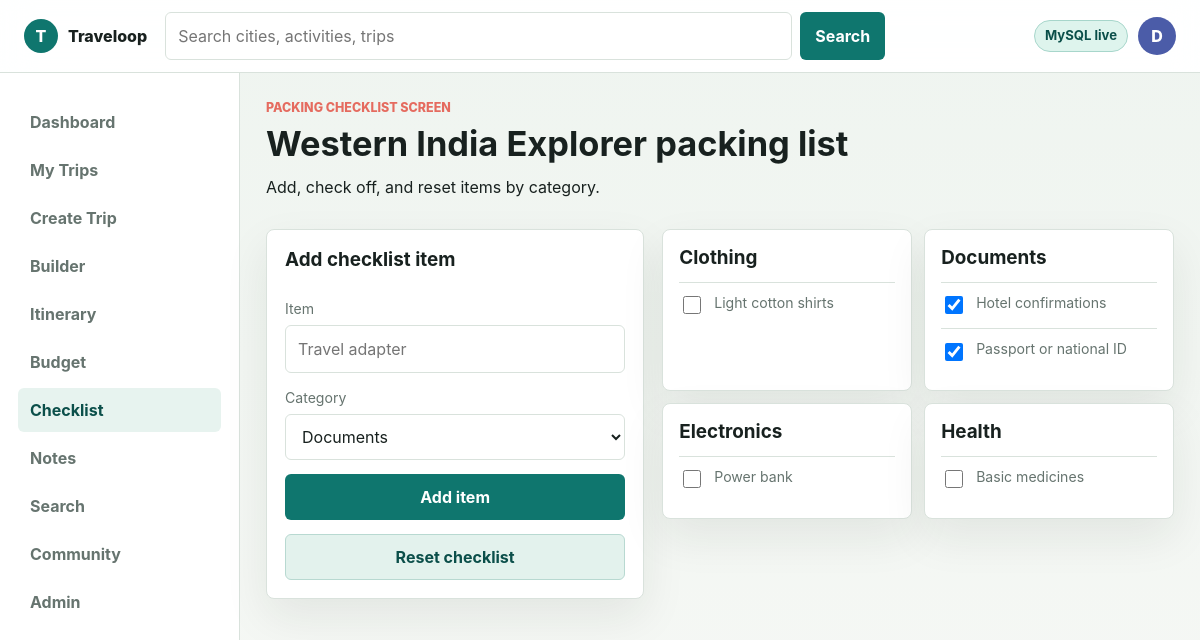
/trips/1/checklist, run on the app's committed database.
### tables this page shows
CREATE TABLE trips (
    id INT UNSIGNED AUTO_INCREMENT PRIMARY KEY,
    user_id INT UNSIGNED NOT NULL,
    name VARCHAR(160) NOT NULL,
    description TEXT NULL,
    start_date DATE NULL,
    end_date DATE NULL,
    cover_photo VARCHAR(255) NULL,
    budget_limit DECIMAL(10,2) NOT NULL DEFAULT 0,
    status ENUM('ongoing', 'upcoming', 'completed') NOT NULL DEFAULT 'upcoming',
    visibility ENUM('private', 'friends', 'public') NOT NULL DEFAULT 'private',
    share_code VARCHAR(40) NOT NULL UNIQUE,
    created_at TIMESTAMP DEFAULT CURRENT_TIMESTAMP,
    updated_at TIMESTAMP DEFAULT CURRENT_TIMESTAMP ON UPDATE CURRENT_TIMESTAMP,
    CONSTRAINT fk_trips_user FOREIGN KEY (user_id) REFERENCES users(id) ON DELETE CASCADE
);

CREATE TABLE packing_items (
    id INT UNSIGNED AUTO_INCREMENT PRIMARY KEY,
    trip_id INT UNSIGNED NOT NULL,
    item VARCHAR(160) NOT NULL,
    category VARCHAR(80) NOT NULL DEFAULT 'General',
    packed TINYINT(1) NOT NULL DEFAULT 0,
    created_at TIMESTAMP DEFAULT CURRENT_TIMESTAMP,
    CONSTRAINT fk_packing_trip FOREIGN KEY (trip_id) REFERENCES trips(id) ON DELETE CASCADE
);

### app/Core/View.php (called while the page is built, shortened)
<?php
final class View
{
    public static function render(string $template, array $data = []): string
    {
        extract($data, EXTR_SKIP);
        require APP_PATH . '/Views/' . $template . '.php';
        return (string) ob_get_clean();
    }
    public static function page(string $template, array $data = []): void
    {
        $content = self::render($template, $data);
        require APP_PATH . '/Views/layout.php';
    }
}

### app/Controllers/PageController.php (called while the page is built, shortened)
<?php
final class PageController
{
    public function checklist(string $id): void
    {
        View::page('pages/checklist', $this->data([
            'title' => 'Packing Checklist',
            'page' => 'checklist',
            'trip' => $this->repo->trip($id),
            'items' => $this->repo->checklist($id),
        ]));
    }
    private function data(array $data): array
    {
        return array_merge([
            'user' => $this->repo->user(),
            'dbConnected' => $this->repo->databaseAvailable(),
        ], $data);
    }
}

### public/index.php (called while the page is built, shortened)
<?php
require APP_PATH . '/helpers.php';
require APP_PATH . '/Core/Router.php';
require APP_PATH . '/Core/View.php';
require APP_PATH . '/Models/TravelRepository.php';
require APP_PATH . '/Controllers/PageController.php';
$controller = new PageController(new TravelRepository());
$router = new Router();
$router->get('/', [$controller, 'dashboard']);
$router->get('/dashboard', [$controller, 'dashboard']);
$router->get('/login', [$controller, 'login']);
$router->post('/login', [$controller, 'handleLogin']);
$router->get('/register', [$controller, 'register']);
$router->post('/register', [$controller, 'handleRegister']);
$router->get('/forgot-password', [$controller, 'forgot']);
$router->get('/trips', [$controller, 'trips']);
$router->get('/trips/create', [$controller, 'createTrip']);
$router->post('/trips', [$controller, 'storeTrip']);
$router->get('/trips/{id}', [$controller, 'itinerary']);
$router->get('/trips/{id}/builder', [$controller, 'builder']);
$router->get('/trips/{id}/budget', [$controller, 'budget']);
$router->get('/trips/{id}/checklist', [$controller, 'checklist']);
$router->post('/trips/{id}/checklist', [$controller, 'storeChecklist']);
$router->get('/trips/{id}/notes', [$controller, 'notes']);
$router->post('/trips/{id}/notes', [$controller, 'storeNote']);
$router->get('/trips/{id}/invoice', [$controller, 'invoice']);
$router->get('/search/cities', [$controller, 'citySearch']);
$router->get('/search/activities', [$controller, 'activitySearch']);
$router->get('/community', [$controller, 'community']);
$router->get('/share/{code}', [$controller, 'share']);
$router->get('/profile', [$controller, 'profile']);
$router->get('/admin', [$controller, 'admin']);
$router->dispatch($_SERVER['REQUEST_METHOD'], $_SERVER['REQUEST_URI']);

### app/Models/TravelRepository.php (called while the page is built, shortened)
<?php
final class TravelRepository
{
    public function trip(int|string $id): array
    {
        $fallback = $this->sampleTrip((int) $id);
        return $this->fromDb(function (PDO $pdo) use ($id, $fallback): array {
            $stmt = $pdo->prepare(
                'SELECT t.*,
                    COALESCE(stop_counts.city_count, 0) AS city_count,
                    COALESCE(budget_totals.spent, 0) AS spent
                 FROM trips t
                 LEFT JOIN (
                    SELECT trip_id, COUNT(*) AS city_count
                    FROM trip_stops
                    GROUP BY trip_id
                 ) stop_counts ON stop_counts.trip_id = t.id
                 LEFT JOIN (
                    SELECT trip_id, SUM(estimated_cost) AS spent
                    FROM budget_items
                    GROUP BY trip_id
                 ) budget_totals ON budget_totals.trip_id = t.id
                 WHERE t.id = :id
                 LIMIT 1'
            );
            $stmt->execute(['id' => $id]);
            return $stmt->fetch() ?: $fallback;
        }, $fallback);
    }
    public function checklist(int|string $tripId): array
    {
        return $this->fromDb(function (PDO $pdo) use ($tripId): array {
            $stmt = $pdo->prepare(
                'SELECT * FROM packing_items
                 WHERE trip_id = :trip_id
                 ORDER BY category ASC, packed ASC, item ASC'
            );
            $stmt->execute(['trip_id' => $tripId]);
            return $stmt->fetchAll();
        }, $this->sampleChecklist());
    }
    private function fromDb(callable $callback, mixed $fallback): mixed
    {
        $pdo = Database::connection();
        try {
            return $callback($pdo);
        } catch (Throwable) {
            return $fallback;
        }
    }
    private function sampleTrip(int $id): array
    {
        foreach ($this->sampleTrips() as $trip) {
            if ((int) $trip['id'] === $id) {
                return $trip;
            }
        }
        return $this->sampleTrips()[0];
    }
    private function sampleTrips(): array
    {
        return [
            [
                'id' => 1,
                'name' => 'Western India Explorer',
                'description' => 'A city-to-city plan through food, heritage walks, lake evenings, and local markets.',
                'start_date' => '2026-05-18',
                'end_date' => '2026-05-25',
                'cover_photo' => 'assets/img/traveloop-cover.jpg',
                'budget_limit' => 2200,
                'status' => 'ongoing',
                'share_code' => 'west-loop',
                'city_count' => 3,
                'spent' => 1840,
            ],
            [
                'id' => 2,
                'name' => 'Coastal Food Trail',
                'description' => 'A short Kochi getaway planned around ferry rides, cafes, and spice markets.',
                'start_date' => '2026-06-12',
                'end_date' => '2026-06-16',
                'cover_photo' => 'assets/img/city-kochi.jpg',
                'budget_limit' => 1200,
                'status' => 'upcoming',
                'share_code' => 'coast-food',
                'city_count' => 1,
                'spent' => 790,
            ],
            [
                'id' => 3,
                'name' => 'Royal Weekend',
                'description' => 'Jaipur palaces, stepwells, textiles, and a compact activity calendar.',
                'start_date' => '2026-04-04',
                'end_date' => '2026-04-07',
                'cover_photo' => 'assets/img/city-jaipur.jpg',
                'budget_limit' => 950,
                'status' => 'completed',
                'share_code' => 'royal-weekend',
                'city_count' => 1,
                'spent' => 880,
            ],
        ];
    }
    private function sampleChecklist(): array
    {
        return [
            ['id' => 1, 'trip_id' => 1, 'item' => 'Passport or national ID', 'category' => 'Documents', 'packed' => 1],
            ['id' => 2, 'trip_id' => 1, 'item' => 'Hotel confirmations', 'category' => 'Documents', 'packed' => 1],
            ['id' => 3, 'trip_id' => 1, 'item' => 'Light cotton shirts', 'category' => 'Clothing', 'packed' => 0],
            ['id' => 4, 'trip_id' => 1, 'item' => 'Power bank', 'category' => 'Electronics', 'packed' => 0],
            ['id' => 5, 'trip_id' => 1, 'item' => 'Basic medicines', 'category' => 'Health', 'packed' => 0],
        ];
    }
}

### app/helpers.php (called while the page is built, shortened)
<?php
function e(mixed $value): string
{
    return htmlspecialchars((string) $value, ENT_QUOTES, 'UTF-8');
}
function url(string $path = ''): string
{
    $base = defined('APP_BASE') ? APP_BASE : '';
    $path = '/' . ltrim($path, '/');
    return $base . ($path === '/' ? '' : $path);
}

### app/Views/pages/checklist.php (the view, shortened to what this page needs)
<?php
$grouped = [];
foreach ($items as $item) {
    $grouped[$item['category']][] = $item;
}
?>
<section class="page-head">
    <div>
        <p class="eyebrow">Packing Checklist Screen</p>
        <h1><?= e($trip['name']) ?> packing list</h1>
        <p>Add, check off, and reset items by category.</p>
    </div>
</section>
<section class="checklist-layout">
    <form class="panel-form compact" action="<?= url('/trips/' . $trip['id'] . '/checklist') ?>" method="post">
        <h2>Add checklist item</h2>
        <label>
            <span>Item</span>
            <input type="text" name="item" placeholder="Travel adapter">
        </label>
        <label>
            <span>Category</span>
            <select name="category">
                <option>Documents</option>
            </select>
        </label>
        <button class="button primary" type="submit">Add item</button>
        <button class="button secondary" type="button">Reset checklist</button>
    </form>
    <div class="checklist-groups">
        <?php foreach ($grouped as $category => $categoryItems): ?>
            <section class="check-group">
                <h2><?= e($category) ?></h2>
                <?php foreach ($categoryItems as $item): ?>
                    <label class="check-row">
                        <input type="checkbox" <?= (int) $item['packed'] === 1 ? 'checked' : '' ?>>
                        <span><?= e($item['item']) ?></span>
                    </label>
                <?php endforeach; ?>
            </section>
        <?php endforeach; ?>
    </div>
</section>

### app/Core/Router.php (shortened to what this page needs)
<?php
final class Router
{
    private array $routes = [];
    private function add(string $method, string $pattern, callable|array $handler): void
    {
        $this->routes[] = [
            'method' => $method,
            'pattern' => $pattern,
            'regex' => $this->compile($pattern),
            'handler' => $handler,
        ];
    }
    public function dispatch(string $method, string $uri): void
    {
        $path = parse_url($uri, PHP_URL_PATH) ?: '/';
        $path = '/' . trim($path, '/');
        foreach ($this->routes as $route) {
            if ($route['method'] !== $method) {
                continue;
            }
            if (preg_match($route['regex'], $path, $matches)) {
                $params = array_filter($matches, 'is_string', ARRAY_FILTER_USE_KEY);
                call_user_func_array($route['handler'], $params);
                return;
            }
        }
    }
    private function compile(string $pattern): string
    {
        $regex = preg_replace('#\{([a-zA-Z_][a-zA-Z0-9_]*)\}#', '(?P<$1>[^/]+)', $pattern);
        return '#^' . $regex . '$#';
    }
}

### public/assets/css/app.css (style rules this page uses)
:root { --bg: #f6f8f5; --surface: #ffffff; --surface-strong: #eef4ef; --ink: #18211f; --muted: #66746f; --line: #d9e2dc; --teal: #0f766e; --teal-dark: #0b4f4a; --coral: #e56b5f; --amber: #c9892b; --indigo: #4b5ca8; --danger: #b73737; --shadow: 0 18px 45px rgba(24, 33, 31, 0.08); --radius: 8px; --sans: Inter, ui-sans-serif, system-ui, -apple-system, BlinkMacSystemFont, "Segoe UI", sans-serif; color: var(--ink); background: var(--bg); font: 16px/1.5 var(--sans); letter-spacing: 0; }
* { box-sizing: border-box; }
body { margin: 0; min-height: 100svh; background: linear-gradient(180deg, rgba(238, 244, 239, 0.9), rgba(246, 248, 245, 0.95)), var(--bg); }
button, input, select, textarea { font: inherit; }
input, select, textarea { width: 100%; border: 1px solid var(--line); border-radius: 6px; padding: 11px 12px; color: var(--ink); background: #ffffff; outline: none; }
label span { display: block; margin-bottom: 6px; color: var(--muted); font-size: 0.88rem; }
h1, h2, h3, p { margin-top: 0; }
h1 { font-size: 2.15rem; line-height: 1.12; margin-bottom: 12px; }
h2 { font-size: 1.18rem; line-height: 1.25; margin-bottom: 12px; }
.global-search button, .button, .segmented a, .segmented button { border: 1px solid transparent; border-radius: 6px; cursor: pointer; text-decoration: none; transition: transform 160ms ease, border-color 160ms ease, background 160ms ease; }
.global-search button, .button { display: inline-flex; align-items: center; justify-content: center; min-height: 42px; padding: 10px 14px; color: #ffffff; background: var(--teal); font-weight: 700; }
.button.primary { background: var(--teal); }
.button.secondary { color: var(--teal-dark); background: #e3f2ed; border-color: #b8d9d1; }
.auth-card, .panel-form, .suggestion-panel, .builder-aside, .budget-summary, .donut-card, .breakdown-panel, .profile-card, .table-panel, .invoice-paper, .check-group, .note-card, .community-post, .metric { border: 1px solid var(--line); border-radius: var(--radius); background: var(--surface); box-shadow: var(--shadow); }
.eyebrow { margin-bottom: 7px; color: var(--coral); font-size: 0.78rem; font-weight: 800; text-transform: uppercase; }
.section-head, .page-head { display: flex; justify-content: space-between; gap: 16px; align-items: flex-end; margin: 20px 0 14px; }
.page-head { align-items: center; margin-top: 0; }
.form-and-suggestions, .builder-grid, .itinerary-layout, .budget-grid, .checklist-layout, .profile-layout, .notes-layout, .admin-grid { display: grid; grid-template-columns: minmax(320px, 0.85fr) minmax(0, 1.15fr); gap: 18px; align-items: start; }
.panel-form, .suggestion-panel, .builder-aside, .budget-summary, .donut-card, .breakdown-panel, .profile-card, .table-panel { padding: 18px; }
.panel-form, .compact-form, .profile-card { display: grid; gap: 14px; }
.panel-form.compact { align-self: start; }
.checklist-groups { display: grid; grid-template-columns: repeat(2, minmax(0, 1fr)); gap: 12px; }
.check-group { padding: 16px; }
.check-row { display: flex; align-items: center; gap: 10px; padding: 9px 0; border-top: 1px solid var(--line); }
.check-row input { width: 18px; height: 18px; }

### data on the page
trips: name "Western India Explorer"
packing_items: item "Light cotton shirts"
packing_items: packed "☑", item "Hotel confirmations"
packing_items: packed "☑", item "Passport or national ID"
packing_items: item "Power bank"
packing_items: item "Basic medicines"

### other printed values
$category "Clothing"
$category "Documents"
$category "Electronics"
$category "Health"
